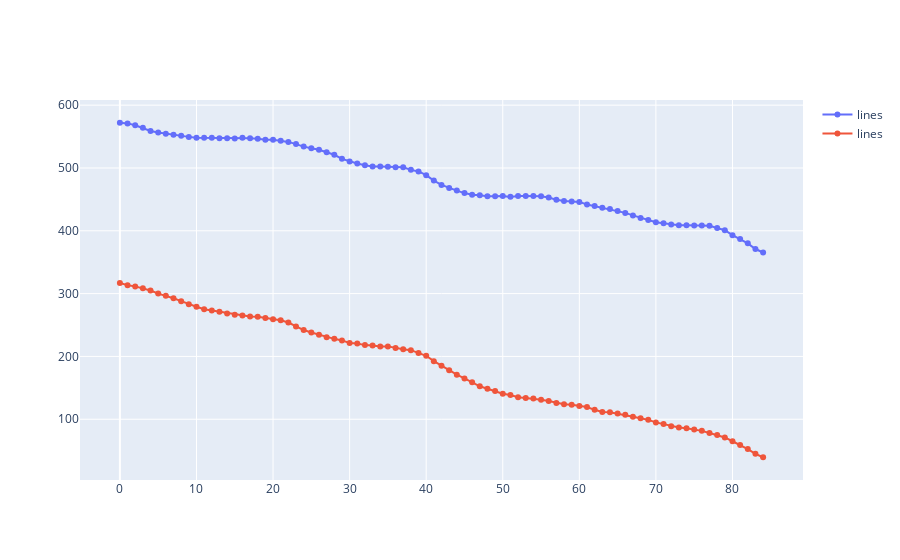
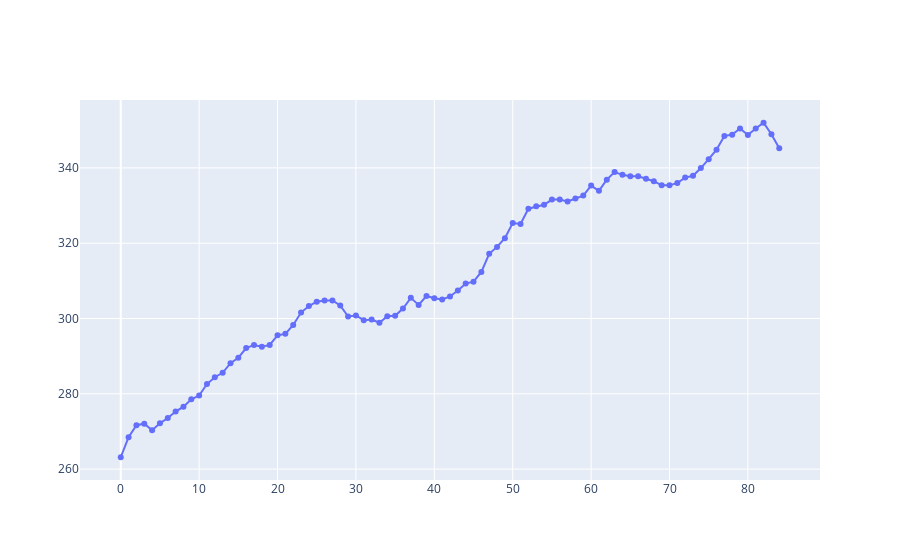

Notebook code cell kept with these figures, in order:
### Code cell
import plotly.graph_objects as go






# Create traces
fig = go.Figure()
fig1 = go.Figure()
fig.add_trace(go.Scatter(y=y_points1,
                    mode='lines+markers',
                    name='lines'))
fig.add_trace(go.Scatter(y=y_points2,
                    mode='lines+markers',
                    name='lines'))
fig1.add_trace(go.Scatter(y=distance,
                    mode='lines+markers',
                    name='lines'))

#fig.add_trace(go.Scatter(x=random_x, y=random_y,mode='lines+markers',name='lines+markers'))


fig.show()
fig1.show()

### Figure 1 — Plotly figure (JSON) as saved in the notebook; plotly's stock layout.template omitted (floating-point values rounded to 4 significant figures)
{"data": [{"mode": "lines+markers", "name": "lines", "type": "scatter", "y": [572, 571, 568, 564, 559, 556.5, 554.5, 553, 551.5, 549.5, 548, 548, 548, 547.5, 547.5, 547, 548, 547.5, 546.5, 545, 545, 543.5, 541.5, 538, 534, 531.5, 529, 525, 521, 514.5, 510.5, 507, 504.5, 502.5, 502.5, 502, 501, 501, 497, 494.5, 488.5, 480, 473, 468, 464, 460, 457.5, 456.5, 455, 455, 455.5, 454, 455.5, 455.5, 455.5, 455, 453, 449.5, 447.5, 446.5, 446, 442, 439.5, 436.5, 434.5, 431.5, 428.5, 424.5, 420.5, 417, 413.5, 412, 410, 409, 409, 408.5, 408.5, 408, 404.5, 401, 393, 387, 380, 371, 365.5]}, {"mode": "lines+markers", "name": "lines", "type": "scatter", "y": [317, 313.5, 311.5, 308.5, 305, 300, 296.5, 292.5, 288, 283, 279, 275, 273, 271, 268.5, 266.5, 265, 263.5, 263, 261, 259, 257.5, 254, 247.5, 242, 238, 234.5, 230.5, 228, 225.5, 221.5, 220.5, 218, 217.5, 216, 216, 213.5, 211.5, 210, 205.5, 201, 192.5, 185, 178, 171, 165, 159, 152.5, 148.5, 145, 140.5, 138.5, 135, 134, 133, 131, 129, 126, 124, 123, 121, 119.5, 115, 111.5, 111, 109, 107, 104, 101.5, 99, 95, 92.5, 89, 87, 85.5, 83.5, 81.5, 78, 75, 71, 65, 59, 52.5, 45, 39.5]}], "layout": {}}

### Figure 2 — Plotly figure (JSON) as saved in the notebook; plotly's stock layout.template omitted (floating-point values rounded to 4 significant figures)
{"data": [{"mode": "lines+markers", "name": "lines", "type": "scatter", "y": [263.1, 268.5, 271.7, 272.1, 270.3, 272.2, 273.6, 275.3, 276.6, 278.5, 279.5, 282.6, 284.4, 285.6, 288.1, 289.6, 292.1, 293.0, 292.5, 293.0, 295.5, 295.9, 298.3, 301.6, 303.3, 304.5, 304.8, 304.8, 303.5, 300.5, 300.8, 299.6, 299.7, 298.9, 300.6, 300.7, 302.6, 305.5, 303.6, 306.0, 305.4, 305.1, 305.9, 307.4, 309.3, 309.8, 312.4, 317.2, 319.0, 321.3, 325.4, 325.1, 329.2, 329.8, 330.2, 331.6, 331.6, 331.1, 331.9, 332.6, 335.3, 333.9, 336.9, 338.9, 338.2, 337.8, 337.8, 337.1, 336.5, 335.4, 335.4, 336, 337.4, 337.9, 340.0, 342.3, 344.9, 348.5, 348.8, 350.5, 348.8, 350.5, 352.0, 349.0, 345.2]}], "layout": {}}
